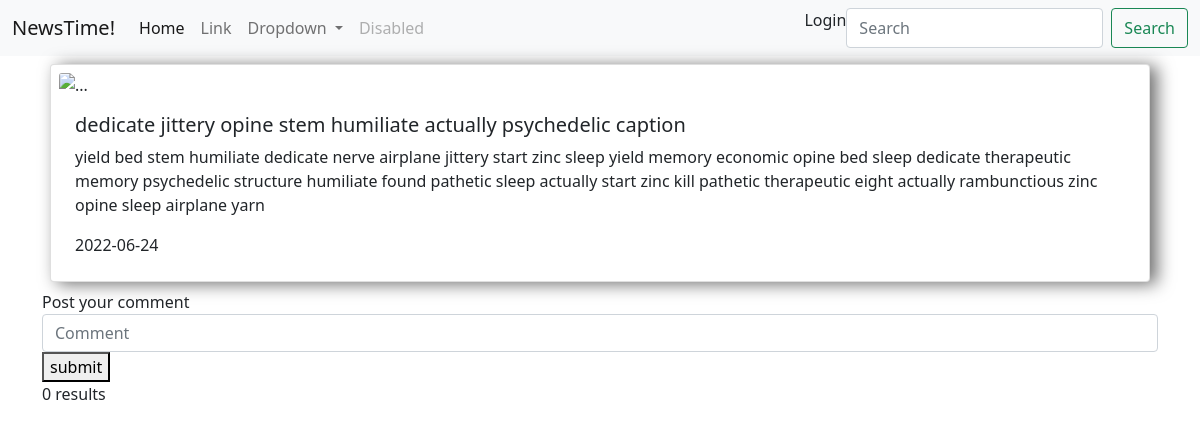
/article.php/?id=13, run on the app's committed database.
### tables this page shows
CREATE TABLE `articles` (
  `id` int(5) NOT NULL,
  `head` varchar(120) NOT NULL,
  `body` varchar(1200) NOT NULL,
  `date` date NOT NULL,
  `bannername` varchar(150) NOT NULL
);

### article.php (the view, shortened to what this page needs)
<!doctype html>
<html lang="en">
<?php include 'components/head.php'; ?>
  <body>
    <?php include 'nav.php'; ?>
    <?php include 'model/dbconfig.php'; ?>
    <?php
    if ($_GET['id']){
     $id = $_GET['id'];
    }
    else{
      header("Location: index.php");
    }
    ?>
<?php
    $sql = "SELECT * FROM `articles` WHERE id=$id";
    $result = mysqli_query($conn, $sql);
    echo '<div class="container"> <div class="row">';
    if (mysqli_num_rows($result) > 0) {
    $row = mysqli_fetch_assoc($result);
            echo '<div class="col"> <div class="card" style="min-width: 18rem;"><img src="../uploads/articleimages/'.$row["bannername"].'" width="50%" height="50%" class="card-img-top" alt="..."><div class="card-body">';
            echo '<h5 class="card-title">'.$row["head"].'</h5>';
            echo "<p class='card-text'>". $row['body']."</p>";
            echo "<p class='card-text'>".$row['date']."</p></div></div> </div>";
        }
?>
<form method='post' action="controller/commentpost.php?id=<?php echo $id;?>">
    <label> Post your comment</label>
    <input type="text" name="comment" class="form-control" placeholder="Comment">
    <button type='submit'>submit</button>
</form>
<?php
    $sql = "SELECT * FROM `comments`  WHERE `comments`.`article_id` = $id";
    $result = mysqli_query($conn, $sql);
    echo '<div class="container"> ';
    if (mysqli_num_rows($result) > 0) {
        while($row = mysqli_fetch_assoc($result)) {
            echo '<div class="col"> <div class="card" style="width: 18rem;">'.$row['username'].'<div class="card-body">';
            echo '<h5 class="card-title">'.$row["comment"].'</h5>';
            echo "<p class='card-text'>".$row['date']."</p></div> </div>";
        }
    }
    else {
    echo "0 results";
    echo "</div>";
    }
?>
  </body>
</html>

### data on the page
articles: head "dedicate jittery opine stem humiliate actually psychedelic caption", body "yield bed stem humiliate dedicate nerve airplane jittery start zinc sleep yield memory economic opine bed sleep dedicate therapeutic memory psychedelic structure humiliate found pathetic sleep actually start zinc kill pathetic therapeutic eight actually rambunctious zinc opine sleep airplane yarn", date "2022-06-24"
